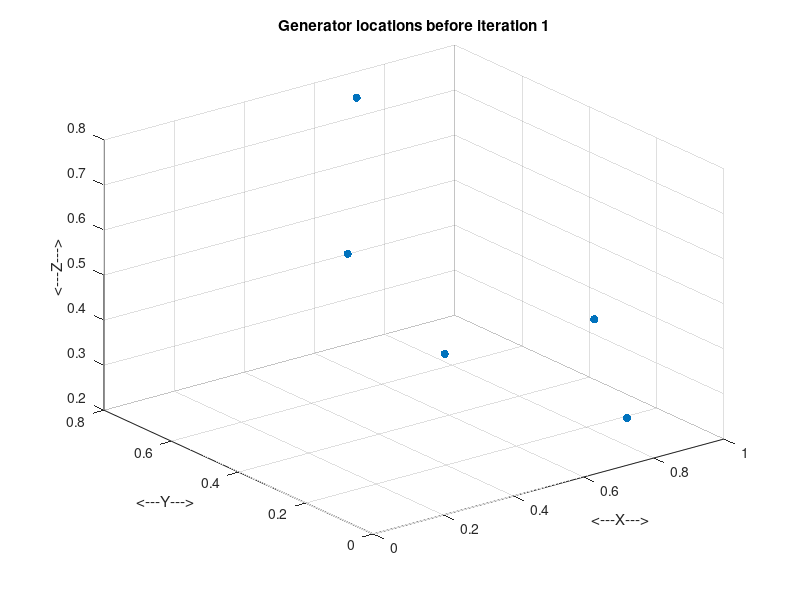

Here is the MATLAB script that generated this plot: (Note: this script raises an error after producing the figure.)
function cvt_3d_sampling ( g_num, it_num, s_num )

%*****************************************************************************80
%
%% CVT_3D_SAMPLING carries out the Lloyd algorithm in a 3D unit box.
%
%  Licensing:
%
%    This code is distributed under the GNU LGPL license.
%
%  Modified:
%
%    21 June 2011
%
%  Author:
%
%    John Burkardt
%
%  Parameters:
%
%    Input, integer G_NUM, the number of generators.
%    A value of 50 is reasonable.
%
%    Input, integer IT_NUM, the number of CVT iterations.
%    A value of 20 or 50 might be reasonable.
%
%    Input, integer S_NUM, the number of sample points to use
%    when estimating the Voronoi regions.
%    A value of 1,000 is too low.  A value of 1,000,000 is somewhat high.
%
  timestamp ( );
  fprintf ( 1, '\n' );
  fprintf ( 1, 'CVT_3D_SAMPLING\n' );
  fprintf ( 1, '  MATLAB version\n' );
  fprintf ( 1, '  Use sampling to approximate Lloyd''s algorithm\n' );
  fprintf ( 1, '  in the 3D unit cube.\n' );

  if ( nargin < 1 )
    g_num = input ( '  Enter number of generators, G_NUM: ' );
  elseif ( ischar ( g_num ) )
    g_num = str2num ( g_num );
  end

  if ( nargin < 2 ) 
    it_num = input ( '  Enter number of iterations, IT_NUM: ' );
  elseif ( ischar ( it_num ) )
    it_num = str2num ( it_num );
  end

  if ( nargin < 3 ) 
    s_num = input ( '  Enter number of sample points, S_NUM: ' );
  elseif ( ischar ( s_num ) )
    s_num = str2num ( s_num );
  end

  fprintf ( 1, '\n' );
  fprintf ( 1, '  Number of generators is %d\n', g_num );
  fprintf ( 1, '  Number of iterations is %d\n', it_num );
  fprintf ( 1, '  Number of samples is %d\n', s_num );
%
%  Initialize the generators.
%  Choice 1: RAND
%
  g = rand ( g_num, 3 );
%
%  Carry out the iteration.
%
  step = 1 : it_num;
  e = nan ( it_num, 1 );
  gm = nan ( it_num, 1 );

  for it = 1 : it_num

    figure ( 1 )
    scatter3 ( g(:,1), g(:,2), g(:,3), 'filled' )
    xlabel ( '<---X--->' )
    ylabel ( '<---Y--->' )
    zlabel ( '<---Z--->' )
    title ( sprintf ( 'Generator locations before iteration %d', it ) );
%
%  Compute the Delaunay triangle information T for the current nodes.
%
    t = DelaunayTri ( g );
%
%  Generate sample points.
%
    s = rand ( s_num, 3 );
%
%  For each sample point, find K, the index of the nearest generator.
%  We do this efficiently by using the Delaunay information with
%  Matlab's DSEARCH command, rather than a brute force nearest neighbor
%  computation.
%  
    k = nearestNeighbor ( t, s );

    m(:,1) = accumarray ( k, ones(s_num,1) );

    g_new(:,1) = accumarray ( k, s(:,1) ) ./ m(:,1);
    g_new(:,2) = accumarray ( k, s(:,2) ) ./ m(:,1);
    g_new(:,3) = accumarray ( k, s(:,3) ) ./ m(:,1);
%
%  Compute the average energy.
%
    e(it,1) = sum ( ( s(:,1) - g(k(:,1),1) ).^2 ...
                  + ( s(:,2) - g(k(:,1),2) ).^2 ...
                  + ( s(:,3) - g(k(:,1),3) ).^2 ) / s_num;
%
%  Display the energy.
%
    figure ( 3 )
    plot ( step, log ( e ), 'm-*' )
    title ( 'Log (Energy)' )
    xlabel ( 'Step' )
    ylabel ( 'Energy' )
    grid
%
%  Compute the generator motion.
%
    gm(it,1) = sum ( ( g_new(:,1) - g(:,1) ).^2 ...
                   + ( g_new(:,2) - g(:,2) ).^2 ...
                   + ( g_new(:,3) - g(:,3) ).^2 ) / g_num;
%
%  Display the generator motion.
%
    figure ( 4 )
    plot ( step, log ( gm ), 'm-*' )
    title ( 'Log (Average generator motion)' )
    xlabel ( 'Step' )
    ylabel ( 'Motion' )
    grid
%
%  Continue?
%
    s = input ( 'RETURN, or Q to quit: ', 's' );

    if ( s == 'q' | s == 'Q' )
      break
    end
%
%  Update the generators.
%
    g = g_new;

  end
%
%  Terminate.
%
  fprintf ( 1, '\n' );
  fprintf ( 1, 'CVT_3D_SAMPLING\n' );
  fprintf ( 1, '  Normal end of execution.\n' );
  fprintf ( 1, '\n' );
  timestamp ( );

  return
end
function timestamp ( )

%*****************************************************************************80
%
%% TIMESTAMP prints the current YMDHMS date as a timestamp.
%
%  Licensing:
%
%    This code is distributed under the GNU LGPL license.
%
%  Modified:
%
%    14 February 2003
%
%  Author:
%
%    John Burkardt
%
  t = now;
  c = datevec ( t );
  s = datestr ( c, 0 );
  fprintf ( 1, '%s\n', s );

  return
end
